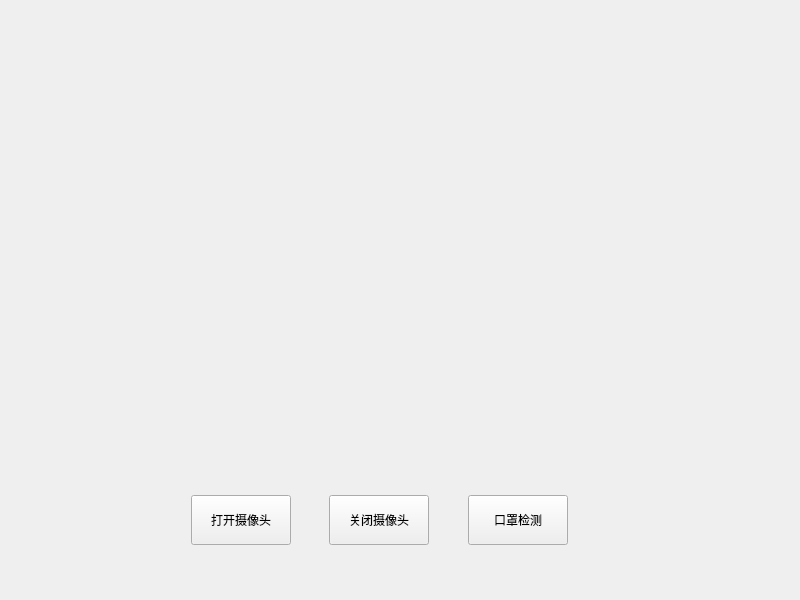
<?xml version="1.0" encoding="UTF-8"?>
<ui version="4.0">
 <class>QtWidgetsApplicationClass</class>
 <widget class="QWidget" name="QtWidgetsApplicationClass">
  <property name="geometry">
   <rect>
    <x>0</x>
    <y>0</y>
    <width>800</width>
    <height>600</height>
   </rect>
  </property>
  <property name="minimumSize">
   <size>
    <width>800</width>
    <height>600</height>
   </size>
  </property>
  <property name="maximumSize">
   <size>
    <width>800</width>
    <height>600</height>
   </size>
  </property>
  <property name="windowTitle">
   <string>QtWidgetsApplication</string>
  </property>
  <widget class="QWidget" name="widget" native="true">
   <property name="geometry">
    <rect>
     <x>180</x>
     <y>450</y>
     <width>431</width>
     <height>141</height>
    </rect>
   </property>
   <layout class="QHBoxLayout" name="horizontalLayout">
    <item>
     <widget class="QPushButton" name="pushButton1">
      <property name="minimumSize">
       <size>
        <width>100</width>
        <height>50</height>
       </size>
      </property>
      <property name="text">
       <string>打开摄像头</string>
      </property>
     </widget>
    </item>
    <item>
     <spacer name="horizontalSpacer">
      <property name="orientation">
       <enum>Qt::Horizontal</enum>
      </property>
      <property name="sizeHint" stdset="0">
       <size>
        <width>40</width>
        <height>20</height>
       </size>
      </property>
     </spacer>
    </item>
    <item>
     <widget class="QPushButton" name="pushButton2">
      <property name="minimumSize">
       <size>
        <width>100</width>
        <height>50</height>
       </size>
      </property>
      <property name="text">
       <string>关闭摄像头</string>
      </property>
     </widget>
    </item>
    <item>
     <spacer name="horizontalSpacer_2">
      <property name="orientation">
       <enum>Qt::Horizontal</enum>
      </property>
      <property name="sizeHint" stdset="0">
       <size>
        <width>40</width>
        <height>20</height>
       </size>
      </property>
     </spacer>
    </item>
    <item>
     <widget class="QPushButton" name="pushButton3">
      <property name="minimumSize">
       <size>
        <width>100</width>
        <height>50</height>
       </size>
      </property>
      <property name="text">
       <string>口罩检测</string>
      </property>
     </widget>
    </item>
    <item>
     <spacer name="horizontalSpacer_3">
      <property name="orientation">
       <enum>Qt::Horizontal</enum>
      </property>
      <property name="sizeHint" stdset="0">
       <size>
        <width>40</width>
        <height>20</height>
       </size>
      </property>
     </spacer>
    </item>
   </layout>
  </widget>
  <widget class="QLabel" name="label">
   <property name="geometry">
    <rect>
     <x>100</x>
     <y>30</y>
     <width>600</width>
     <height>400</height>
    </rect>
   </property>
   <property name="minimumSize">
    <size>
     <width>600</width>
     <height>400</height>
    </size>
   </property>
   <property name="maximumSize">
    <size>
     <width>600</width>
     <height>400</height>
    </size>
   </property>
   <property name="text">
    <string/>
   </property>
  </widget>
 </widget>
 <layoutdefault spacing="6" margin="11"/>
 <resources>
  <include location="QtWidgetsApplication.qrc"/>
 </resources>
 <connections/>
</ui>
